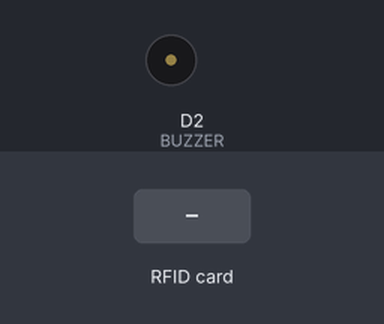
Recording of a sketch running on a simulated ESP8266 (NodeMCU). Shown: buzzer (waves = sounding, pin HIGH). The inputs (shaded band) are chosen by the test bench. WiFi joins after 1.5 s; servers stay silent unless stated; uploads are accepted with an empty reply; what the sketch prints to the serial monitor is not drawn.

Above: at 5.2 s.
5.3 s: RFID card 5E 7A 19 C4 held to the reader
At 5.5 s:
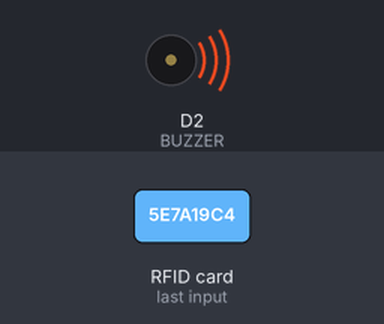
Timing chart, 0 to 8.3 s (numbered marks = the images above; inputs shaded):
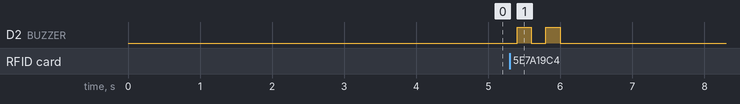

Measured:
- after the input at 5.3 s, D2 (BUZZER): alternates HIGH for 0.20 s and LOW for 0.20 s, 4 changes in all, then stays LOW, starting after 0.10 s

The sketch:

RFID_bus_Tickting_System.ino
```cpp
#include <SPI.h>
#include <MFRC522.h>
#include <Arduino.h>
#include <ESP8266WiFi.h>
#include <ESP8266WiFiMulti.h>
#include <ESP8266HTTPClient.h>
#include <WiFiClient.h>
#include <WiFiClientSecureBearSSL.h>

// Fingerprint for demo URL, expires on June 2, 2021, needs to be updated well before this date
const uint8_t fingerprint[20] = {0x8D, 0xC5, 0x65, 0x10, 0x71, 0x12, 0x6B, 0x24, 0x9B, 0x99, 0x8C, 0x1F, 0xA9, 0x0C, 0xD1, 0x0E, 0x07, 0xC0, 0x4D, 0xA4};
// 4a 2e b2 a8 29 12 9a ca ac e1 e0 f4 a0 6c 74 4b 4b 7d 5b ab
//51 02 03 03 CC AF 84 C5 A0 80 5B 8F 4A E8 EB 23 B3 F1 04 FE 52 36 B3 1B 71 83 6B 80 88 FA A9 AB


#define RST_PIN  D3     // Configurable, see typical pin layout above
#define SS_PIN   D4     // Configurable, see typical pin layout above
#define BUZZER   D2     // Configurable, see typical pin layout above

MFRC522 mfrc522(SS_PIN, RST_PIN);  // Instance of the class
MFRC522::MIFARE_Key key;
ESP8266WiFiMulti WiFiMulti;
MFRC522::StatusCode status;

/* Be aware of Sector Trailer Blocks */
int blockNum = 2;

/* Create another array to read data from Block */
/* Legthn of buffer should be 2 Bytes more than the size of Block (16 Bytes) */
byte bufferLen = 18;
byte readBlockData[18];

String data2;
const String data1 = "https://script.google.com/macros/s/AKfycbw1iu7gaMEDlvj8NnXVQ_jr4uMueHgvc4KyJLHOunhlUCon5hh1d9PCIYrlZLZ7p6mn/exec?regno=";

void setup()
{
  /* Initialize serial communications with the PC */
  Serial.begin(9600);
  // Serial.setDebugOutput(true);

  Serial.println();
  Serial.println();
  Serial.println();

  for (uint8_t t = 4; t > 0; t--)
  {
    Serial.printf("[SETUP] WAIT %d...\n", t);
    Serial.flush();
    delay(1000);
  }

  WiFi.mode(WIFI_STA);

  /* Put your WIFI Name and Password here */
  WiFiMulti.addAP("Galaxy M3194A6", "jkvh3990");

  /* Set BUZZER as OUTPUT */
  pinMode(BUZZER, OUTPUT);
  /* Initialize SPI bus */
  SPI.begin();
}

void loop()
{
  /* Initialize MFRC522 Module */
  mfrc522.PCD_Init();
  /* Look for new cards */
  /* Reset the loop if no new card is present on RC522 Reader */
  if ( ! mfrc522.PICC_IsNewCardPresent())
  {
    return;
  }
  /* Select one of the cards */
  if ( ! mfrc522.PICC_ReadCardSerial())
  {
    return;
  }
  /* Read data from the same block */
  Serial.println();
  Serial.println(F("Reading last data from RFID..."));
  ReadDataFromBlock(blockNum, readBlockData);
  /* If you want to print the full memory dump, uncomment the next line */
  //mfrc522.PICC_DumpToSerial(&(mfrc522.uid));

  /* Print the data read from block */
  Serial.println();
  Serial.print(F("Last data in RFID:"));
  Serial.print(blockNum);
  Serial.print(F(" --> "));
  for (int j=0 ; j<16 ; j++)
  {
    Serial.write(readBlockData[j]);
  }
  Serial.println();
  digitalWrite(BUZZER, HIGH);
  delay(200);
  digitalWrite(BUZZER, LOW);
  delay(200);
  digitalWrite(BUZZER, HIGH);
  delay(200);
  digitalWrite(BUZZER, LOW);

  // wait for WiFi connection
  if ((WiFiMulti.run() == WL_CONNECTED))
  {
    std::unique_ptr<BearSSL::WiFiClientSecure>client(new BearSSL::WiFiClientSecure);

    client->setFingerprint(fingerprint);
    // Or, if you happy to ignore the SSL certificate, then use the following line instead:
    // client->setInsecure();

    data2 = data1 + String((char*)readBlockData);
    data2.trim();
    Serial.println(data2);

    HTTPClient https;
    Serial.print(F("[HTTPS] begin...\n"));
    if (https.begin(*client, (String)data2))
    {
      // HTTP
      Serial.print(F("[HTTPS] GET...\n"));
      // start connection and send HTTP header
      int httpCode = https.GET();

      // httpCode will be negative on error
      if (httpCode > 0)
      {
        // HTTP header has been send and Server response header has been handled
        Serial.printf("[HTTPS] GET... code: %d\n", httpCode);
        // file found at server
      }
      else
      {
        Serial.printf("[HTTPS] GET... failed, error: %s\n", https.errorToString(httpCode).c_str());
      }
      https.end();
      delay(1000);
    }
    else
    {
      Serial.printf("[HTTPS} Unable to connect\n");
    }
  }
}

void ReadDataFromBlock(int blockNum, byte readBlockData[])
{
  /* Prepare the ksy for authentication */
  /* All keys are set to FFFFFFFFFFFFh at chip delivery from the factory */
  for (byte i = 0; i < 6; i++)
  {
    key.keyByte[i] = 0xFF;
  }
  /* Authenticating the desired data block for Read access using Key A */
  status = mfrc522.PCD_Authenticate(MFRC522::PICC_CMD_MF_AUTH_KEY_A, blockNum, &key, &(mfrc522.uid));

  if (status != MFRC522::STATUS_OK)
  {
     Serial.print("Authentication failed for Read: ");
     Serial.println(mfrc522.GetStatusCodeName(status));
     return;
  }
  else
  {
    Serial.println("Authentication success");
  }

  /* Reading data from the Block */
  status = mfrc522.MIFARE_Read(blockNum, readBlockData, &bufferLen);
  if (status != MFRC522::STATUS_OK)
  {
    Serial.print("Reading failed: ");
    Serial.println(mfrc522.GetStatusCodeName(status));
    return;
  }
  else
  {
    Serial.println("Block was read successfully");
  }
}
```
